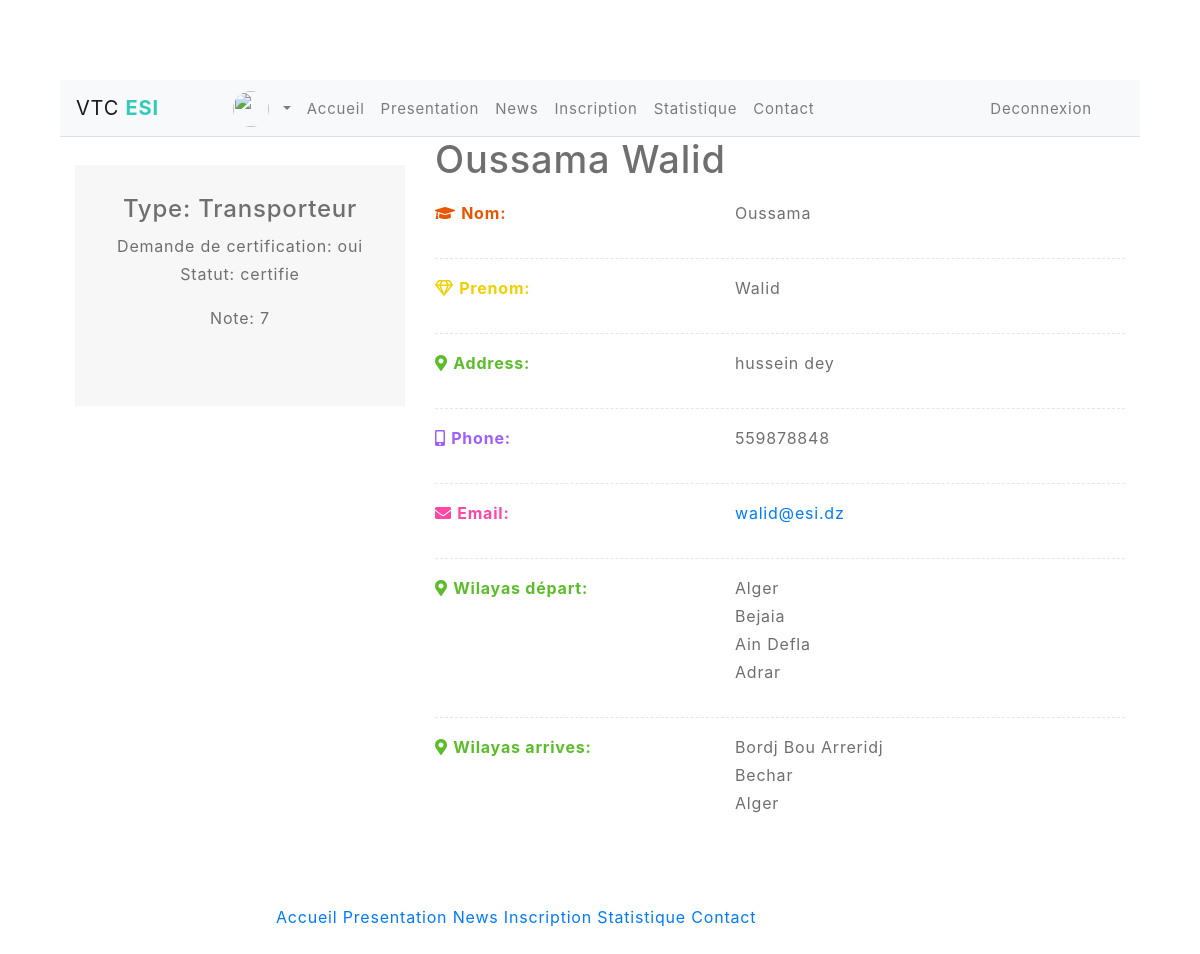
The app's page /profilsController/profilTransporteur/42 (signed in) with its own data.
### tables this page shows
CREATE TABLE IF NOT EXISTS `transporteur` (
  `transporteur_id` int(11) NOT NULL AUTO_INCREMENT,
  `nom` varchar(255) NOT NULL,
  `prenom` varchar(255) NOT NULL,
  `email` varchar(255) NOT NULL,
  `motdepasse` varchar(255) NOT NULL,
  `tel` int(11) NOT NULL,
  `certifie` varchar(30) NOT NULL,
  `statut` varchar(30) NOT NULL,
  `somme` int(11) DEFAULT '0',
  `note` int(11) DEFAULT NULL,
  `adresse` varchar(100) NOT NULL,
  `just` varchar(300) NOT NULL DEFAULT 'vide',
  `insc` tinyint(1) NOT NULL DEFAULT '0',
  PRIMARY KEY (`transporteur_id`)
);

CREATE TABLE IF NOT EXISTS `travailler` (
  `nom_wilaya` varchar(255) NOT NULL,
  `id_transport` int(11) NOT NULL,
  `id` int(11) NOT NULL AUTO_INCREMENT,
  PRIMARY KEY (`id`),
  KEY `id_wilaya` (`nom_wilaya`),
  KEY `id_transport` (`id_transport`)
);

CREATE TABLE IF NOT EXISTS `travailler_arrive` (
  `id` int(11) NOT NULL AUTO_INCREMENT,
  `nom_wilaya` varchar(255) NOT NULL,
  `id_transport` int(11) NOT NULL,
  PRIMARY KEY (`id`)
);

### application/controller/profilsController.php (called while the page is built, shortened)
<?php
class profilsController extends Controller {
    public function __construct() {
        require_once (APP . 'model/User.php');
        $this->model = new User();
    }
    public function profilTransporteur($id)
    {
        $TR['transporteur']=$this->model->findT($id) ;
        $TR['wilayas']=$this->model->findTransportWil($id) ;
        $TR['arrive']=$this->model->findTransportWil2($id) ;
        require_once ('../application/view/profilTransporteur.php');
    }
}
?>

### public/index.php (called while the page is built, shortened)
<?php
$app = new Application();

### application/model/User.php (called while the page is built, shortened)
<?php
class User {
    public function connect()
{
   $db = "mysql:dbname=tdw; host: 127.0.0.1";
    try{
       $c= new PDO($db,"root","",array(PDO::MYSQL_ATTR_INIT_COMMAND => "SET CHARACTER SET UTF8"));
    }
    catch(PDOException $ex){
    printf("erreur de connexion", $ex->getMessage());
    exit();
    }
    return $c;
}
    public function findNote($id)
    {
        $c = $this->connect() ;
        $sql = "SELECT * FROM note WHERE id_transport = '$id'";
        $res= $c->prepare($sql);
        $res->execute() ;
        $table=$res->fetchAll(PDO::FETCH_OBJ);
        $t = 0 ;
        $i = 0 ;
        foreach($table as $note)
        {
         $t = $t + $note->n ;
         $i++;
        }
        if($i==0)
        {
            return 0;
        }
        else{
            return $t/$i;
        }
    }
    public function findT($id)
    {
        $c = $this->connect() ;
        $sql = "SELECT * FROM transporteur WHERE transporteur_id='$id'";
       $res= $c->prepare($sql);
        $res->execute();
        $row =  $res->fetch(PDO::FETCH_OBJ);
        return $row;
    }
    public function findTransportWil($id)
    {
        $c = $this->connect() ;
      $sql = "SELECT * FROM travailler WHERE id_transport = '$id'";
      $res= $c->prepare($sql);
      $res->execute() ;
      $table=$res->fetchAll(PDO::FETCH_OBJ);
      return $table;
    }
    public function findTransportWil2($id)
    {
        $c = $this->connect() ;
      $sql = "SELECT * FROM travailler_arrive WHERE id_transport = '$id'";
      $res= $c->prepare($sql);
      $res->execute() ;
      $table=$res->fetchAll(PDO::FETCH_OBJ);
      return $table;
    }
}

### application/view/profilTransporteur.php (the view, shortened to what this page needs)
<!DOCTYPE html>
<html lang="en">
<head>
    <link rel="stylesheet" href="<?php echo URL ?>css/menu.css">
    <link href="https://cdn.jsdelivr.net/npm/bootstrap@4.4.1/dist/css/bootstrap.min.css" rel="stylesheet">
</head>
<body>
<?php require_once('../application/view/Menu.php') ?>
<link rel="stylesheet" href="https://cdnjs.cloudflare.com/ajax/libs/font-awesome/5.13.0/css/all.min.css" />
<div class="container">
    <div class="team-single">
        <div class="row">
            <div class="col-lg-4 col-md-5 xs-margin-30px-bottom">
                <div class="team-single-img">
                </div>
                <div class="bg-light-gray padding-30px-all md-padding-25px-all sm-padding-20px-all text-center">
                    <h4 class="margin-10px-bottom font-size24 md-font-size22 sm-font-size20 font-weight-600">Type: Transporteur<br></h4>
                    <p class="sm-width-95 sm-margin-auto"><?php if(isset($TR['transporteur'])) { echo "Demande de certification: ".$TR['transporteur']->certifie."<br>";
                    echo "Statut: ".$TR['transporteur']->statut;
                    } ?></p>
        <p class="sm-width-95 sm-margin-auto">
                  <?php
                   require_once (APP . 'model/User.php');
                  $model = new User();
                  $note= $model->findNote($TR['transporteur']->transporteur_id) ;
                   echo "Note: ".$note; ?>
                  </p>
                 <form id=""  action="<?php echo URL; ?>adminController/modifier" method="post">
        <br>
              </form>
                </div>
            </div>
            <div class="col-lg-8 col-md-7">
                <div class="team-single-text padding-50px-left sm-no-padding-left">
                    <h4 class="font-size38 sm-font-size32 xs-font-size30"><?php echo htmlspecialchars($TR['transporteur']->nom, ENT_QUOTES, 'UTF-8');
                    echo " ".htmlspecialchars($TR['transporteur']->prenom, ENT_QUOTES, 'UTF-8'); ?></h4>
                    <div class="contact-info-section margin-40px-tb">
                        <ul class="list-style9 no-margin">
                            <li>
                                <div class="row">
                                    <div class="col-md-5 col-5">
                                        <i class="fas fa-graduation-cap text-orange"></i>
                                        <strong class="margin-10px-left text-orange">Nom:</strong>
                                    </div>
                                    <div class="col-md-7 col-7">
                                        <p><?php echo htmlspecialchars($TR['transporteur']->nom, ENT_QUOTES, 'UTF-8'); ?></p>
                                    </div>
                                </div>
                            </li>
                            <li>
                                <div class="row">
                                    <div class="col-md-5 col-5">
                                        <i class="far fa-gem text-yellow"></i>
                                        <strong class="margin-10px-left text-yellow">Prenom:</strong>
                                    </div>
                                    <div class="col-md-7 col-7">
                                        <p><?php echo htmlspecialchars($TR['transporteur']->prenom, ENT_QUOTES, 'UTF-8'); ?></p>
                                    </div>
                                </div>
                            </li>
                            <li>
                                <div class="row">
                                    <div class="col-md-5 col-5">
                                        <i class="fas fa-map-marker-alt text-green"></i>
                                        <strong class="margin-10px-left text-green">Address:</strong>
                                    </div>
                                    <div class="col-md-7 col-7">
                                        <p><?php echo htmlspecialchars($TR['transporteur']->adresse, ENT_QUOTES, 'UTF-8'); ?></p>
                                    </div>
                                </div>
                            </li>
                            <li>
                                <div class="row">
                                    <div class="col-md-5 col-5">
                                        <i class="fas fa-mobile-alt text-purple"></i>
                                        <strong class="margin-10px-left xs-margin-four-left text-purple">Phone:</strong>
                                    </div>
                                    <div class="col-md-7 col-7">
                                        <p><?php echo htmlspecialchars($TR['transporteur']->tel, ENT_QUOTES, 'UTF-8'); ?></p>
                                    </div>
                                </div>
                            </li>
                            <li>
                                <div class="row">
                                    <div class="col-md-5 col-5">
                                        <i class="fas fa-envelope text-pink"></i>
                                        <strong class="margin-10px-left xs-margin-four-left text-pink">Email:</strong>
                                    </div>
                                    <div class="col-md-7 col-7">
                                        <p><a href="javascript:void(0)"><?php echo htmlspecialchars($TR['transporteur']->email, ENT_QUOTES, 'UTF-8'); ?></a></p>
                                    </div>
                                </div>
                            </li>
                            <?php if(isset($TR['wilayas'])) {?>
                            <li>
<div class="row">
    <div class="col-md-5 col-5">
        <i class="fas fa-map-marker-alt text-green"></i>
        <strong class="margin-10px-left text-green">Wilayas départ:</strong>
    </div>
    <div class="col-md-7 col-7">
        <p><?php foreach($TR['wilayas'] as $wilaya) {
            echo $wilaya->nom_wilaya."<br>"; }?>
        </p>
    </div>
</div>
</li>
<li>
<div class="row">
    <div class="col-md-5 col-5">
        <i class="fas fa-map-marker-alt text-green"></i>
        <strong class="margin-10px-left text-green">Wilayas arrives:</strong>
    </div>
    <div class="col-md-7 col-7">
        <p><?php foreach($TR['arrive'] as $wilaya) {
            echo $wilaya->nom_wilaya."<br>"; }?>
        </p>
    </div>
</div>
</li>
<?php }?>
                        </ul>
                    </div>
                </div>
            </div>
        </div>
    </div>
</div>
<?php
 require_once("../application/view/footer.php") ;
 ?>
</body>
</html>

### public/css/menu.css (style rules this page uses)
body { margin: 0; font-family: Arial, Helvetica, sans-serif; }

### application/view/profilTransporteur.php (style rules this page uses)
body { margin:5%; padding:5%; }
body { font-size: 16px; color: #6f6f6f; font-weight: 400; line-height: 28px; letter-spacing: 0.8px; margin-top:20px; }
.font-size38 { font-size: 38px; }
.padding-30px-all { padding: 30px; }
.bg-light-gray { background-color: #f7f7f7; }
.text-center { text-align: center!important; }
.list-style9 { list-style: none; padding: 0 }
.list-style9 li { position: relative; padding: 0 0 15px 0; margin: 0 0 15px 0; border-bottom: 1px dashed rgba(0, 0, 0, 0.1) }
.list-style9 li:last-child { border-bottom: none; padding-bottom: 0; margin-bottom: 0 }
.text-orange { color: #e95601 }
.text-green { color: #5bbd2a }
.text-yellow { color: #f0d001 }
.text-pink { color: #ff48a4 }
.text-purple { color: #9d60ff }

### records on screen
transporteur: certifie "oui", statut "certifie", nom "Oussama", prenom "Walid", adresse "hussein dey", tel "559878848", email "walid@esi.dz"
travailler: nom_wilaya "Alger"
travailler: nom_wilaya "Bejaia"
travailler: nom_wilaya "Ain Defla"
travailler: nom_wilaya "Adrar"
travailler_arrive: nom_wilaya "Bordj Bou Arreridj"
travailler_arrive: nom_wilaya "Bechar"
travailler_arrive: nom_wilaya "Alger"

### other values on screen
$note "7"
